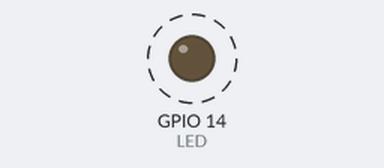
Recording of a program running on a simulated ESP32. Parts: output pins drawn as LEDs (lit = HIGH). Dashed ring = blinking. What the program prints to the serial monitor is not drawn.

Above: at 0.5 s.
Timing chart, 0 to 3.0 s (numbered marks = the images above):
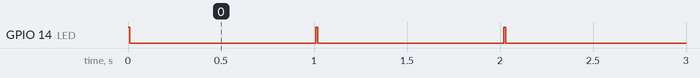

The program:

main.cpp
```cpp
#include <Arduino.h>

/* Incluindo FreeRtos */
#include <freertos/FreeRTOS.h>
#include <freertos/task.h>
#include <freertos/timers.h>
#include <freertos/event_groups.h>

#define LED 14
#define TASK1_FLAG (1 << 0)
#define TASK2_FLAG (1 << 1)

TaskHandle_t xTask1Handle;
TaskHandle_t xTask2Handle;
TimerHandle_t xTimer;
EventGroupHandle_t xEventos;
int tempo = 0;

void vTask2(void *pvParameters);
void vTask1(void *pvParameters);
void callbackTimer(TimerHandle_t t);


void setup() {
  Serial.begin(115200);
  pinMode(LED, OUTPUT);

  xEventos = xEventGroupCreate();
  xTimer = xTimerCreate("Timer1", pdMS_TO_TICKS(1000), pdTRUE, 0, callbackTimer);
  xTaskCreate(vTask1, "Task1", configMINIMAL_STACK_SIZE, NULL, 1, &xTask1Handle);
  xTaskCreate(vTask2, "Task2", configMINIMAL_STACK_SIZE, NULL, 1, &xTask2Handle);

  xTimerStart(xTimer,0);
}

void loop() {
  digitalWrite(LED, HIGH);
  vTaskDelay(pdMS_TO_TICKS(10));
  digitalWrite(LED, LOW);
  vTaskDelay(pdMS_TO_TICKS(1000));
}

void vTask1(void *pvParameters){
  while (true){
    xEventGroupWaitBits(xEventos,TASK1_FLAG, pdTRUE, pdTRUE, portMAX_DELAY);
    Serial.println("Task 1 saiu do bloqueio");
  }

}

void vTask2(void *pvParameters){
  while (true){
    xEventGroupWaitBits(xEventos,TASK2_FLAG, pdTRUE, pdTRUE, portMAX_DELAY);
    Serial.println("Task 2 saiu do bloqueio");
  }

}

void callbackTimer(TimerHandle_t t){
  tempo++;
  if(tempo == 5){
    xEventGroupSetBits(xEventos, TASK1_FLAG);
  }else if(tempo == 10){
    xEventGroupSetBits(xEventos, TASK2_FLAG);
  }else if(tempo == 15){
    xEventGroupSetBits(xEventos, TASK1_FLAG | TASK2_FLAG);
    tempo = 0;
  }

}
```

Measured:
- by itself, GPIO 14 (LED): alternates HIGH for 0.01 s and LOW for 1.0 s
